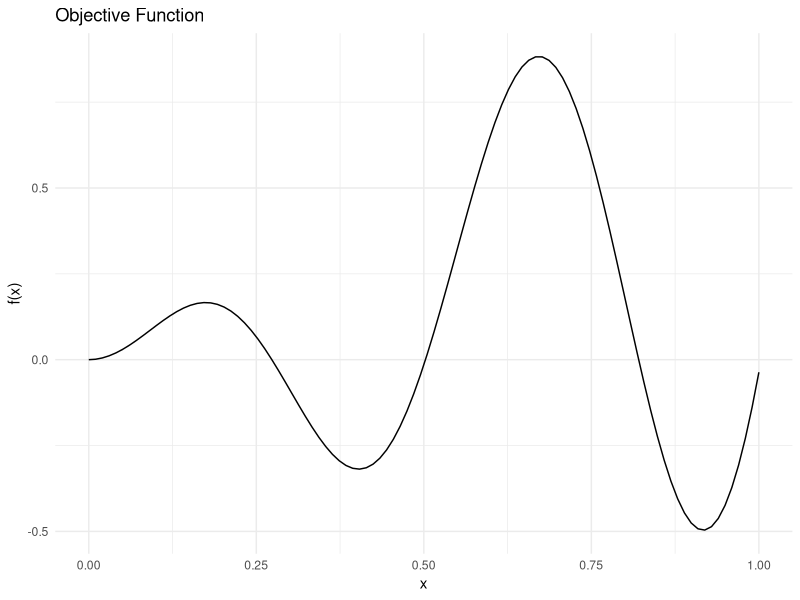
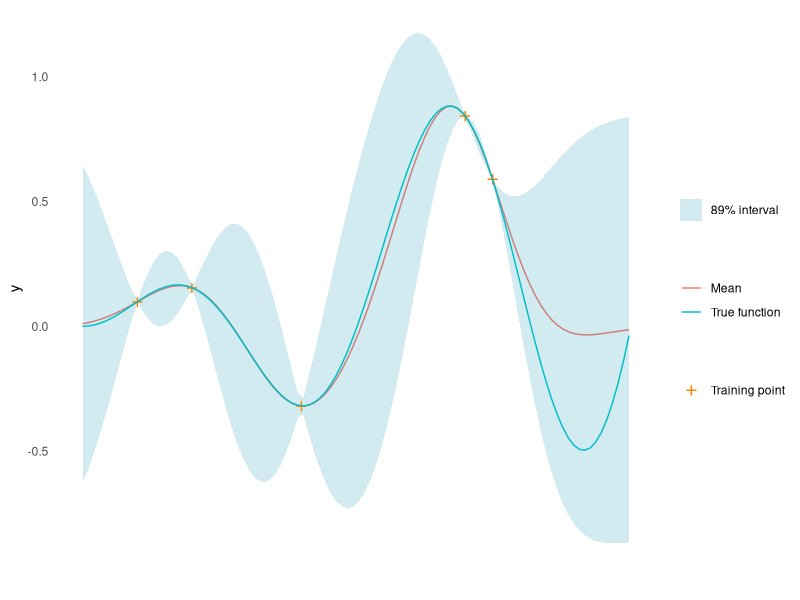
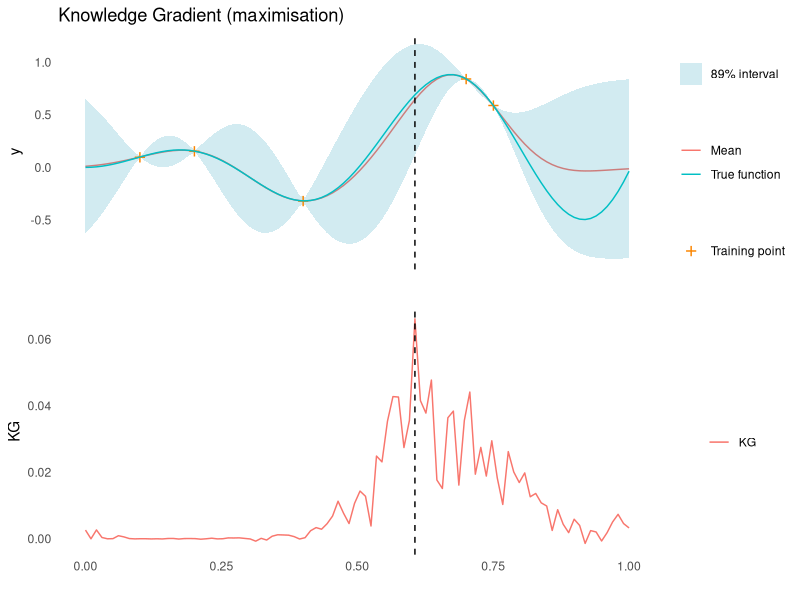

These charts were generated, in order, by the following R code:
# # Copied from https://anhosu.com/post/acquisition-functions-r/ so needs citation - just copied steup at the start

#' Upper and Lower Confidence Bound Acquisition Function
#' 
#' @mu vector of length m. Mean of a Gaussian process at m points.
#' @sigma vector of length m. The diagonal of the covariance matrix of a
#' Gaussian process evaluated at m points.
#' @param kappa scalar, exploration/exploitation trade off
#' @task one of "max" or "min", indicating the optimisation problem
#'
#' @return CB, vector of length m
#' 
#' 

library(ggplot2)
library(magrittr)
set.seed(4444)

objective_function <- function(x) {
  sin(12 * x) * x + 0.5 * x^2
}
X_pred <- matrix(seq(0, 1, length.out = 100), 100, 1)
y_pred <- objective_function(X_pred)

ggplot(data = tibble::tibble(x = X_pred, y = y_pred)) +
  geom_line(aes(x = x, y = y)) +
  theme_minimal() +
  labs(x = "x", y = "f(x)", title = "Objective Function")

#' RBF Kernel
#'
#' @param X1 matrix of dimensions (n, d). Vectors are coerced to (1, d).
#' @param X2 matrix of dimensions (m, d). Vectors are coerced to (1, d).
#' @param l length scale
#' @param sigma_f scale parameter 
#'
#' @return matrix of dimensions (n, m)
rbf_kernel <- function(X1, X2, l = 1.0, sigma_f = 1.0) {
  if (is.null(dim(X1))) dim(X1) <- c(1, length(X1))
  if (is.null(dim(X2))) dim(X2) <- c(1, length(X2))
  sqdist <- (- 2*(X1 %*% t(X2))) %>%
    add(rowSums(X1**2, dims = 1)) %>%
    sweep(2, rowSums(X2**2, dims = 1), `+`)
  sigma_f**2 * exp(-0.5 / l**2 * sqdist)
}

#' Random Samples from a Multivariate Gaussian
#' 
#' This implementation is similar to MASS::mvrnorm, but uses chlosky
#' decomposition instead. This should be more stable but is less efficient than
#' the MASS implementation, which recycles the eigen decomposition for the
#' sampling part.
#'
#' @param n number of samples to sample
#' @param mu the mean of each input dimension
#' @param sigma the covariance matrix
#' @param epsilon numerical tolerance added to the diagonal of the covariance
#'  matrix. This is necessary for the Cholesky decomposition, in some cases.
#'
#' @return numerical vector of n samples
rmvnorm <- function(n = 1, mu, sigma, epsilon = 1e-6) {
  p <- length(mu)
  if(!all(dim(sigma) == c(p, p))) stop("incompatible dimensions of arguments")
  ev <- eigen(sigma, symmetric = TRUE)$values
  if(!all(ev >= -epsilon*abs(ev[1L]))) {
    stop("The covariance matrix (sigma) is not positive definite")
  }
  cholesky <- chol(sigma + diag(p)*epsilon)
  sample <- rnorm(p*n, 0, 1)
  dim(sample) <- c(n, p)
  sweep(sample %*% cholesky, 2, mu, FUN = `+`)
}

#' Get Parameters of the Posterior Gaussian Process
#'
#' @param kernel kernel function used for the Gaussian process
#' @param X_pred matrix (m, d) of prediction points
#' @param X_train matrix (n, d) of training points
#' @param y_train column vector (n, d) of training observations
#' @param noise scalar of observation noise
#' @param ... named parameters for the kernel function
#'
#' @return list of mean (mu) and covariance (sigma) for the Gaussian
posterior <- function(kernel, X_pred, X_train, y_train, noise = 1e-8, ...) {
  if (is.null(dim(X_pred))) dim(X_pred) <- c(length(X_pred), 1)
  if (is.null(dim(X_train))) dim(X_train) <- c(length(X_train), 1)
  if (is.null(dim(y_train))) dim(y_train) <- c(length(y_train), 1)
  K <- kernel(X_train, X_train, ...) + noise**2 * diag(dim(X_train)[[1]])
  K_s <- kernel(X_train, X_pred, ...)
  K_ss <- kernel(X_pred, X_pred, ...) + 1e-8 * diag(dim(X_pred)[[1]])
  K_inv <- solve(K)
  mu <- (t(K_s) %*% K_inv) %*% y_train
  sigma <- K_ss - (t(K_s) %*% K_inv) %*% K_s
  list(mu = mu, sigma = sigma)
}

#' Negative log-Likelihood of a Kernel
#'
#' @param kernel kernel function
#' @param X_train matrix (n, d) of training points
#' @param y_train column vector (n, d) of training observations
#' @param noise scalar of observation noise
#'
#' @return function with kernel parameters as input and negative log likelihood
#' as output
nll <- function(kernel, X_train, y_train, noise) {
  function(params) {
    n <- dim(X_train)[[1]]
    K <- rlang::exec(kernel, X1 = X_train, X2 = X_train, !!!params)
    L <- chol(K + noise**2 * diag(n))
    a <- backsolve(r = L, x = forwardsolve(l = t(L), x = y_train))
    0.5*t(y_train)%*%a + sum(log(diag(L))) + 0.5*n*log(2*pi)
  }
}

#' Gaussian Process Regression
#'
#' @param kernel kernel function
#' @param X_train matrix (n, d) of training points
#' @param y_train column vector (n, d) of training observations
#' @param noise scalar of observation noise
#' @param ... parameters of the kernel function with initial guesses. Due to the
#' optimiser used, all parameters must be given and the order unfortunately
#' matters
#'
#' @return function that takes a matrix of prediction points as input and
#' returns the posterior predictive distribution for the output
gpr <- function(kernel, X_train, y_train, noise = 1e-8, ...) {
  kernel_nll <- nll(kernel, X_train, y_train, noise)
  param <- list(...)
  opt <- optim(par = rep(1, length(param)), fn = kernel_nll)
  opt_param <- opt$par
  function(X_pred) {
    post <- rlang::exec(
      posterior,
      kernel = kernel,
      X_pred = X_pred,
      X_train = X_train,
      y_train = y_train,
      noise = noise,
      !!!opt_param
    )
    list(
      mu = post$mu,
      sigma = diag(post$sigma),
      Sigma = post$sigma,
      parameters = set_names(opt_param, names(param))
    )
  }
}

X_train <- matrix(c(0.1, 0.2,0.4, 0.7, 0.75), 5, 1)
y_train <- objective_function(X_train)
gp <- gpr(rbf_kernel, X_train, y_train, noise = 1e-8, l = 1, sigma_f = 1)
y_min <- min(y_train)
y_max <- max(y_train)
post_pred <- gp(X_pred)
mu <- post_pred$mu
sigma <- post_pred$sigma

gp_plot <- tibble::tibble(
  mu = mu,
  uncertainty = 1.96*sqrt(sigma),
  upper = mu + uncertainty,
  lower = mu - uncertainty,
  x = X_pred,
  f = y_pred
) %>%
  ggplot(aes(x = x)) +
  geom_line(aes(y = mu, colour = "Mean")) +
  geom_ribbon(
    aes(ymin = lower, ymax = upper, fill = "89% interval"),
    alpha = 0.2
  ) +
  geom_point(
    data = tibble::tibble(x = X_train, y = y_train),
    aes(x = x, y = y, shape = "Training point"),
    colour = "#fb8500",
    size = 5
  ) +
  geom_line(mapping = aes(y = f, colour = "True function")) +
  scale_shape_manual(values = c("Training point" = "+")) +
  scale_fill_manual(values = c("89% interval" = "#219ebc")) +
  labs(shape = "") +
  theme_minimal() +
  labs(
    y = "y",
    x = "",
    colour = "",
    fill = ""
  ) +
  theme(panel.grid = element_blank(), axis.text.x = element_blank())
gp_plot

acquisition_plot <- function(X_pred,
                             acquisition_function,
                             gp_plot,
                             xt1,
                             label = "EI",
                             title = "") {
  p1 <- tibble::tibble(
    x = X_pred,
    a = acquisition_function
  ) %>%
    ggplot() +
    geom_line(aes(x = x, y = a, colour = label)) +
    geom_vline(xintercept = xt1, linetype = 2) +
    theme_minimal() +
    labs(x = "", y = label, colour = "") +
    theme(panel.grid = element_blank())
  p2 <- gp_plot +
    geom_vline(xintercept = xt1, linetype = 2) +
    labs(title = title)
  aligned_plots <- cowplot::align_plots(p2, p1 , align = "v")
  cowplot::plot_grid(aligned_plots[[1]], aligned_plots[[2]], ncol = 1)
}

mu_min <- min(mu)
mu_max <- max(mu)
# for each candidate point
kg <- tibble::tibble(x_sim = X_pred) %>%
  dplyr::mutate(
    # Calculate the posterior predictive distribution for y at x_sim
    post = purrr::map(x_sim, gp),
    # Draw M = 100 samples of y_sim from the posterior predictive distribution
    y_sim = purrr::map(post, function(p) {
      rlang::exec(rmvnorm, n = 100, mu = p$mu, sigma = p$Sigma)
    })
  ) %>%
  tidyr::unnest_longer(y_sim) %>%
  dplyr::mutate(
    # For each pair of (x_sim, y_sim)
    # augment dataset with x_sim, y_sim and get the posterior mean
    mu_sim = purrr::map2(x_sim, y_sim, function(xs, ys) {
      rlang::exec(
        posterior,
        kernel = rbf_kernel,
        X_pred = X_pred,
        X_train = rbind(X_train, xs),
        y_train = rbind(y_train, ys),
        !!!post_pred$parameters
      )$mu
    }),
    # Calculate the estimator
    mu_min_sim = purrr::map_dbl(mu_sim, min),
    mu_max_sim = purrr::map_dbl(mu_sim, max),
    mu_diff_min = mu_min - mu_min_sim,
    mu_diff_max = mu_max_sim - mu_max
  ) %>%
  dplyr::group_by(x_sim) %>%
  dplyr::summarise(kg_min = mean(mu_diff_min), kg_max = mean(mu_diff_max)) %>%
  dplyr::arrange(x_sim)

  acquisition_plot(
  X_pred,
  kg$kg_max,
  gp_plot,
  X_pred[which.max(kg$kg_max)],
  "KG",
  "Knowledge Gradient (maximisation)"
)